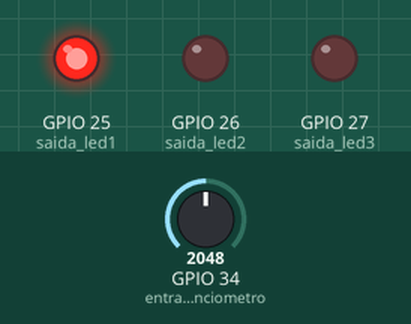
A program run on a simulated ESP32 board running MicroPython. On the bench: output pins drawn as LEDs (lit = HIGH). Wiring (from the project's diagram.json): red LED on GPIO 25, red LED on GPIO 26, red LED on GPIO 27, potentiometer on GPIO 34. The test bench sets the inputs (shaded band); at power-on: GPIO 34 (entrada_potenciometro) = 2048 (analog values on the 0–4095 scale).

Above: at 1.2 s.
1.3 s: GPIO 34 (entrada_potenciometro) set to 1412
2.8 s: GPIO 34 (entrada_potenciometro) set to 1299
At 3.3 s:
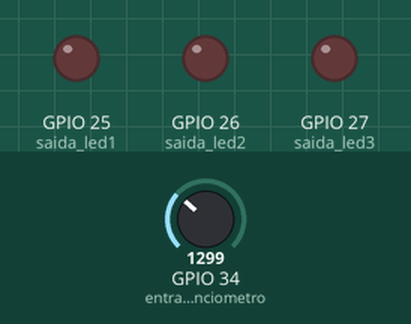
4.3 s: GPIO 34 (entrada_potenciometro) set to 2770
At 4.6 s:
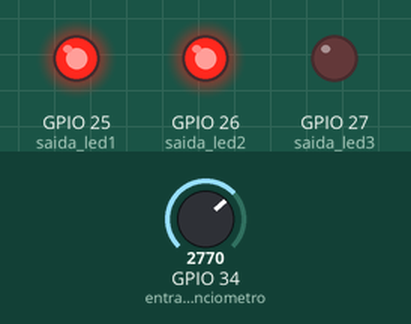
5.8 s: GPIO 34 (entrada_potenciometro) set to 3967
7.3 s: GPIO 34 (entrada_potenciometro) set to 4060
At 8.2 s:
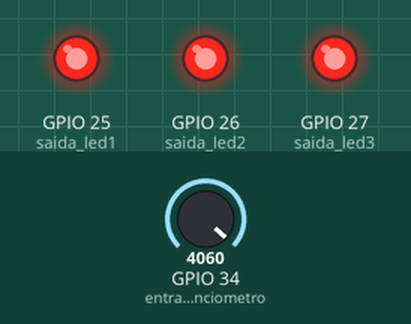
8.8 s: GPIO 34 (entrada_potenciometro) set to 3960
At 9.4 s:
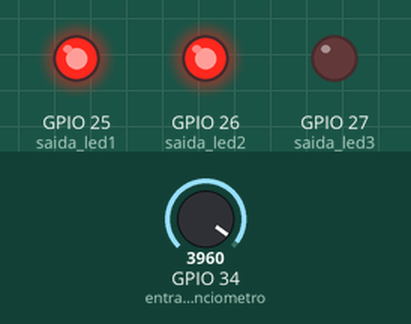
Timing chart, 0 to 11.3 s (numbered marks = the images above; inputs shaded):
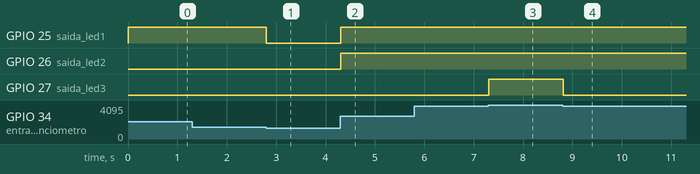

Measured:
- the behaviour switches between 1366 and 1365 on GPIO 34 (entrada_potenciometro) (found by bisection; images 0 and 1)
- the behaviour switches between 4000 and 4001 on GPIO 34 (entrada_potenciometro) (found by bisection; images 2 and 3)
- after the input at 2.8 s, GPIO 25 (saida_led1): HIGH → LOW at once
- after the input at 4.3 s, GPIO 25 (saida_led1), GPIO 26 (saida_led2): LOW → HIGH at once
- after the input at 7.3 s, GPIO 27 (saida_led3): LOW → HIGH at once
- after the input at 8.8 s, GPIO 27 (saida_led3): HIGH → LOW at once

The program:

main.py
```python
from machine import Pin, ADC
import time

saida_led1 = Pin(25, Pin.OUT)
saida_led2 = Pin(26, Pin.OUT)
saida_led3 = Pin(27, Pin.OUT)
entrada_potenciometro = ADC(Pin(34))

entrada_potenciometro.atten(ADC.ATTN_11DB)

while True:
 valor_lido = entrada_potenciometro.read()

 saida_led1.value(0)
 saida_led2.value(0)
 saida_led3.value(0)

 if valor_lido > 1365:
    saida_led1.value(1)

 if valor_lido > 2730:
    saida_led2.value(1)

 if valor_lido > 4000:
    saida_led3.value(1)

 time.sleep(0.1)
```
